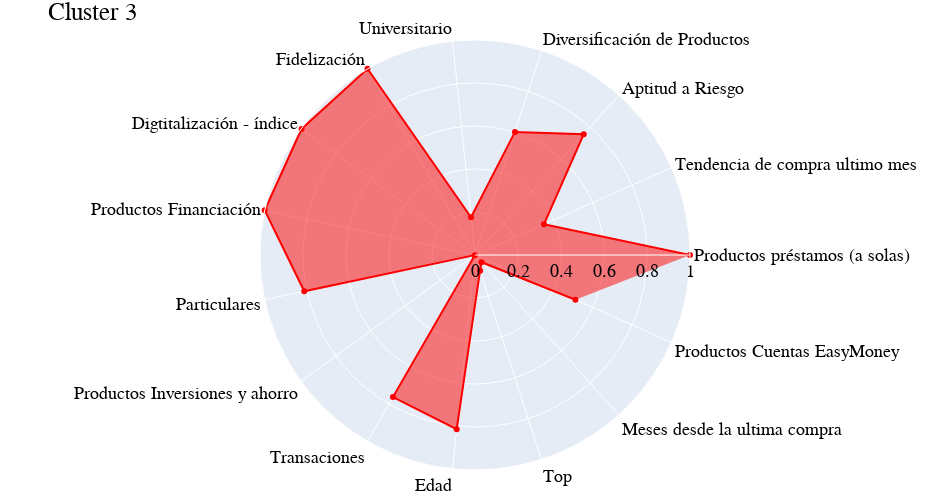

Write notebook code for a chart like this one.
### Code cell
generar_grafico_radar(df_normalized_T.index, df_normalized_T[df_normalized_T.columns[3]],"Cluster 3","red")

### Figure 1 — Plotly figure (JSON) as saved in the notebook; plotly's stock layout.template omitted (floating-point values rounded to 4 significant figures)
{"data": [{"fill": "toself", "line": {"color": "red"}, "r": [1, 0.3511, 0.7557, 0.602, 0.1767, 1, 0.9972, 1, 0.8119, 0.001136, 0.7632, 0.815, 0.07653, 0.04534, 0.5113], "theta": ["Productos préstamos (a solas)", "Tendencia de compra ultimo mes", "Aptitud a Riesgo", "Diversificación de Productos", "Universitario", "Fidelización", "Digtitalización - índice", "Productos Financiación", "Particulares", "Productos Inversiones y ahorro", "Transaciones", "Edad", "Top", "Meses desde la ultima compra", "Productos Cuentas EasyMoney"], "type": "scatterpolar"}], "layout": {"font": {"color": "black", "family": "Arial, sans-serif", "size": 18}, "height": 500, "margin": {"b": 30, "l": 30, "r": 30, "t": 40}, "polar": {"angularaxis": {"rotation": 0}, "radialaxis": {"range": [0, 1], "visible": true}}, "showlegend": false, "title": {"text": "Cluster 3"}, "width": 950}}
